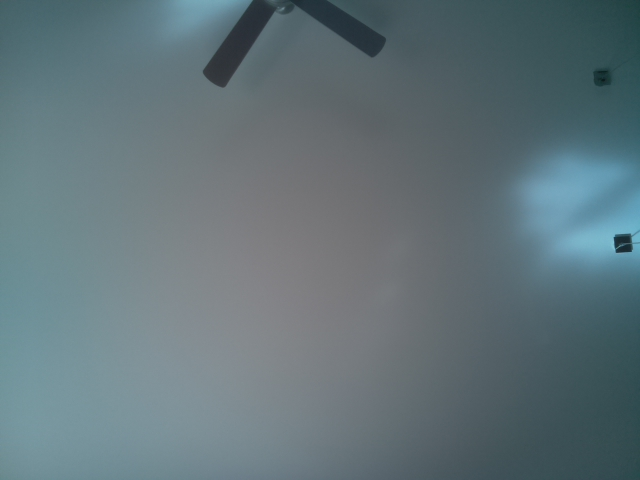
#> input picture map_building/img/1.jpg, 640 x 480 px; its folder holds only this picture in this run
$ python test.py
#> lines starting #> are read from the running program, lines starting #| are printed output that depends on the picture
"""Look for commonalities across sets of images to build a map.

Based on:

    https://docs.opencv.org/3.3.0/dc/dc3/tutorial_py_matcher.html

"""
import enum
import glob
import statistics

import cv2
import numpy


class Paddings(enum.IntEnum):
    Top = 0
    Bottom = 1
    Left = 2
    Right = 3


# [163 lines left out: functions offsets, map_pad, calc_paddings, add_to_map, shift_path, save_progress and 1 more, not called in this run]


def middle_coordinates(img):
    """Return a tuple of (x, y) pixel coordinates for the centre of the
    image.
    """
    return (img.shape[1] // 2, img.shape[0] // 2)


def add_text(img, text, location):
    cv2.putText(
        img,
        str(text),
        location,
        cv2.FONT_HERSHEY_SIMPLEX,
        0.3,
        (0, 0, 0),
        1,
        cv2.LINE_AA
    )


def add_overlays(img_map, map_path):
    """Add overlays to the evolving map."""
    idx = 0
    start = map_path.pop(0)
    while True:
        if len(map_path) == 0:
            break
        next = map_path.pop(0)
        cv2.line(img_map, start, next, (255,0,0), 2)
        add_text(img_map, idx, start)
        start = next
        idx += 1
    add_text(img_map, idx, start)


def process_test():

    img_map = None
    map_path = []
    for file in sorted(glob.glob('img/*.jpg')):

        if img_map is None:
            img_map = cv2.imread(file, 0)
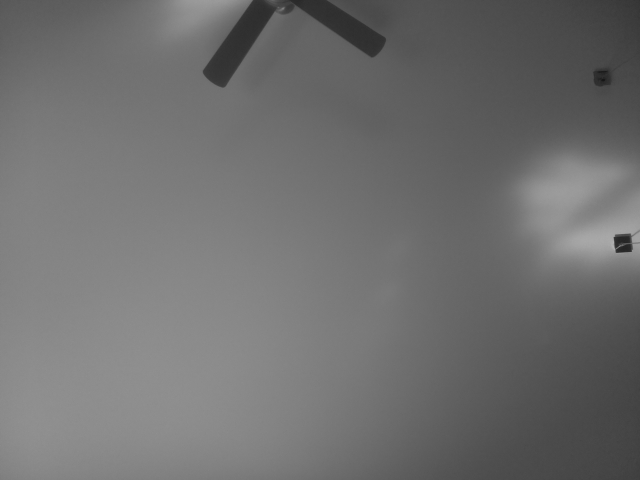
#> img_map: shape (480, 640); min 22, max 178, mean 111
            map_path.append(middle_coordinates(img_map))
            continue

        img_new = cv2.imread(file, 0)
        map_path, img_map = step(map_path, img_map, img_new, debug=True)

    add_overlays(img_map, map_path)
#> in add_overlays, `start = map_path.pop(0)`: start = (320, 240)
#> after the loop in add_overlays, `while True:`: idx = 0

    cv2.imwrite('combined.png', img_map)


if __name__ == '__main__':
    process_test()

$ run again, on map_building/img/3.jpg
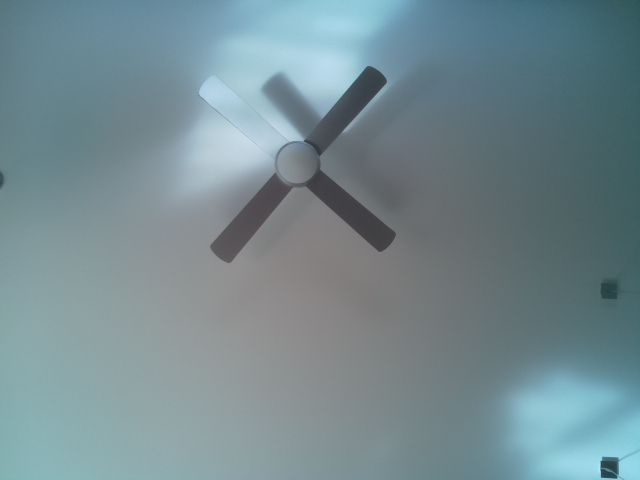
#> input picture map_building/img/3.jpg, 640 x 480 px
#> in process_test, `img_map = cv2.imread(file, 0)`:
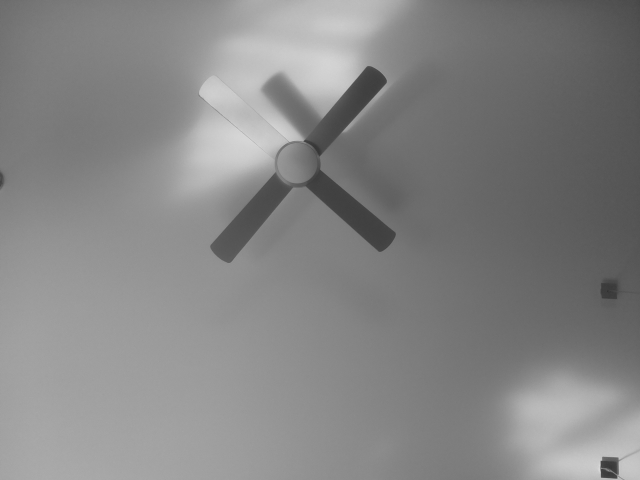
#> img_map: shape (480, 640); min 48, max 218, mean 132.9
#> start = (320, 240)
#> after the loop in add_overlays, `while True:`: idx = 0

$ run again, on map_building/img/4.jpg
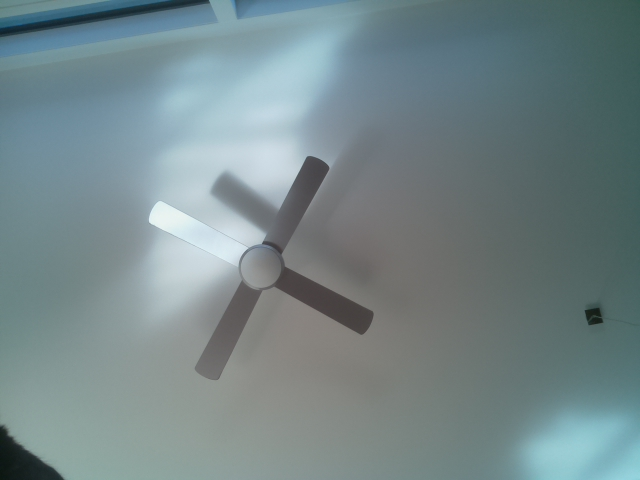
#> input picture map_building/img/4.jpg, 640 x 480 px
#> in process_test, `img_map = cv2.imread(file, 0)`:
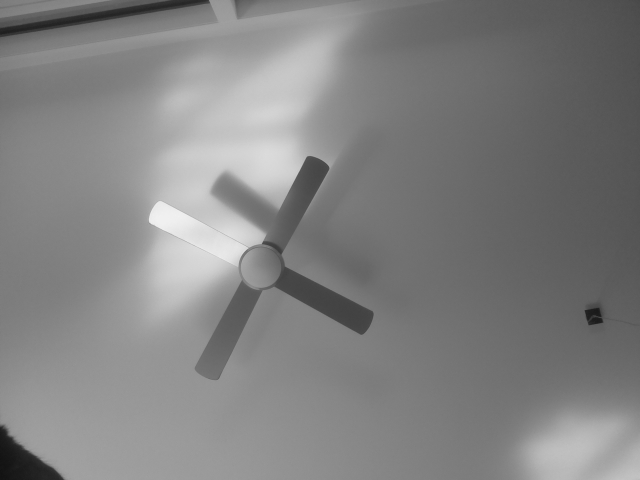
#> img_map: shape (480, 640); min 18, max 241, mean 129.6
#> start = (320, 240)
#> after the loop in add_overlays, `while True:`: idx = 0
